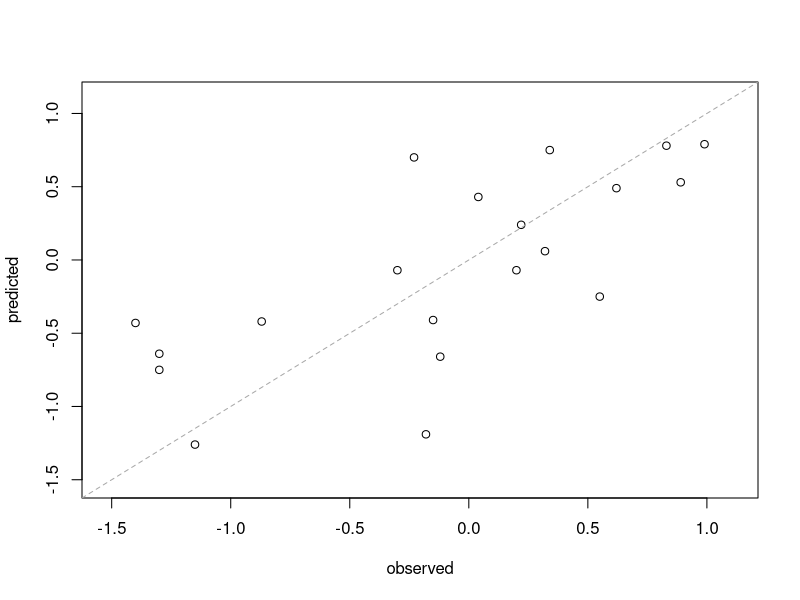
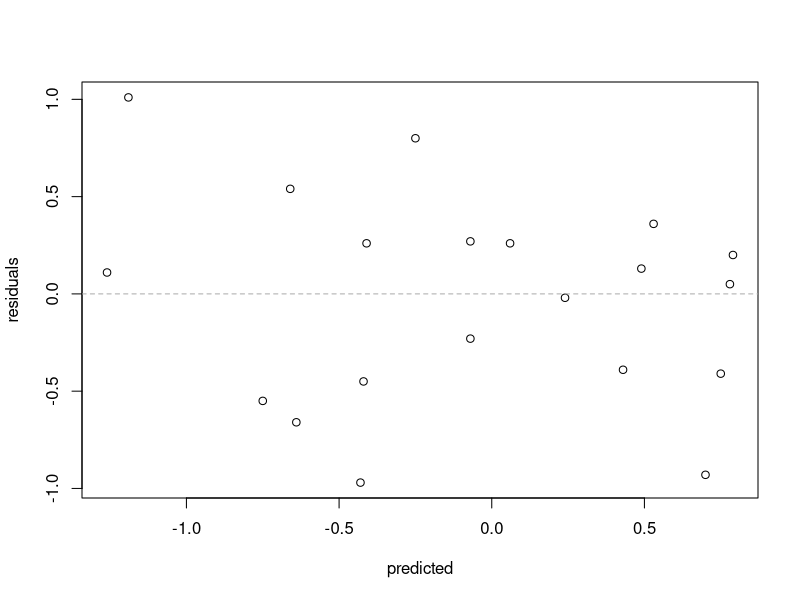

These figures' R source, in order: (Note: this script raises an error after producing the figures.)
################
################
##
## Chapter 5: Measuring Performance in Regression Models
##					Computing
##
###############
###############


####################################################
#
# Performance evaluations
#
####################################################

	#lets create two vectors, those we have obseved, and those that we have 'predicited
			observed <- c(0.22, 0.83, -0.12, 0.89, -0.23, -1.30, -0.15, -1.4,
										0.62, 0.99, -0.18, 0.32, 0.34, -0.30, 0.04, -0.87,
										0.55, -1.30, -1.15, 0.20)
			
			predicted <- c(0.24, 0.78, -0.66, 0.53, 0.70, -0.75, -0.41, -0.43,
										 0.49, 0.79, -1.19, 0.06, 0.75, -0.07, 0.43, -0.42,
										-0.25, -0.64, -1.26, -0.07)
			residualValues <- observed - predicted
			
			summary(residualValues)
			
	#its always a good idea to plot htese values
			axisRange = extendrange(c(observed,predicted))
			
			plot(observed, predicted,
					 ylim = axisRange,
					 xlim = axisRange)
			abline(0,1,col = 'darkgrey', lty = 2)
			
			plot(predicted, residualValues, ylab = 'residuals')
			abline(h = 0, col = 'darkgrey', lty = 2)
			
	#we can use the R2 & RMSE  packg in caret to get some stats
			R2(predicted, observed)
			RMSE(predicted, observed)
			
	#as previous mentioned, there are various ways to calc R2
		# the base packages can calcualte the Spearman's rank corelation
		#cor
			cor(predicted, observed)
		#rank correlation
			cor(predicted, observed, method = 'spearman')
		